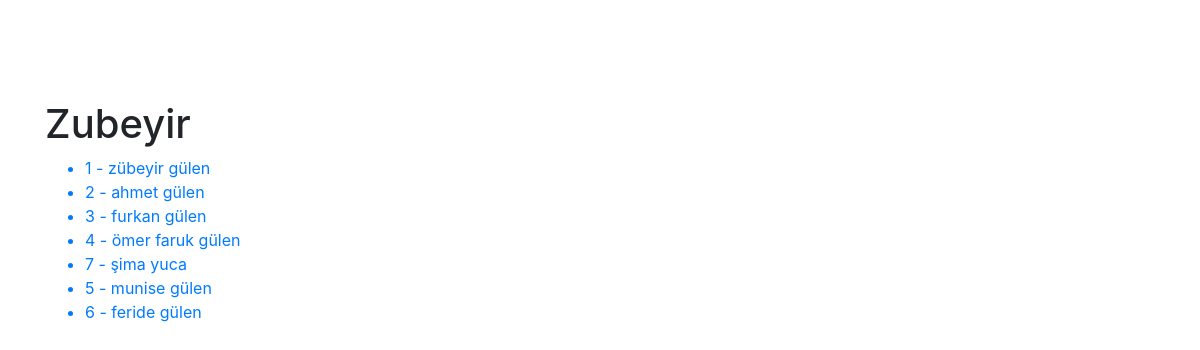
Page /list/ on the committed database.
### me04/models.py (models this page shows, shortened)
class Student(models.Model):
    first_name = models.CharField(max_length=30)
    last_name = models.CharField(max_length=30)
    number = models.IntegerField(blank=True, null=True)

### me04/views.py (the view)
# urls.py: path("list/", student_list, name='students'),
def student_list(request):
    students = Student.objects.all()
    context = {
        'student': students
    }
    return render(request, 'me04/student_list.html', context)

### me04/templates/me04/student_list.html
{% extends 'me04/base.html' %}
{% block container %}
<ul>
    {% for student in student %}
    <a href="{% url 'detail' student.id %}">
        <li>{{ student.number }} - {{ student.first_name }} {{ student.last_name }}</li>
    </a>
    {%endfor%}
</ul>
{% endblock container %}

### me04/templates/me04/base.html (shortened to what this page needs)
<!DOCTYPE html>
{% load static %}
<html lang="en">
  <head>
    <link
      rel="stylesheet"
      href="https://maxcdn.bootstrapcdn.com/bootstrap/4.0.0-alpha.6/css/bootstrap.min.css"
    />
    <link rel="stylesheet" href=" {% static 'me04/css/style.css' %}  " />
  </head>
  <body>
    <div style="margin-top: 100px; margin-bottom: 100px" class="container">
      <h1>Zubeyir</h1>
      {% block container %}{% endblock container %}
    </div>
  </body>
</html>

### rows in the picture
Student: number "1", first_name "zübeyir", last_name "gülen"
Student: number "2", first_name "ahmet", last_name "gülen"
Student: number "3", first_name "furkan", last_name "gülen"
Student: number "4", first_name "ömer faruk", last_name "gülen"
Student: number "7", first_name "şima", last_name "yuca"
Student: number "5", first_name "munise", last_name "gülen"
Student: number "6", first_name "feride", last_name "gülen"
